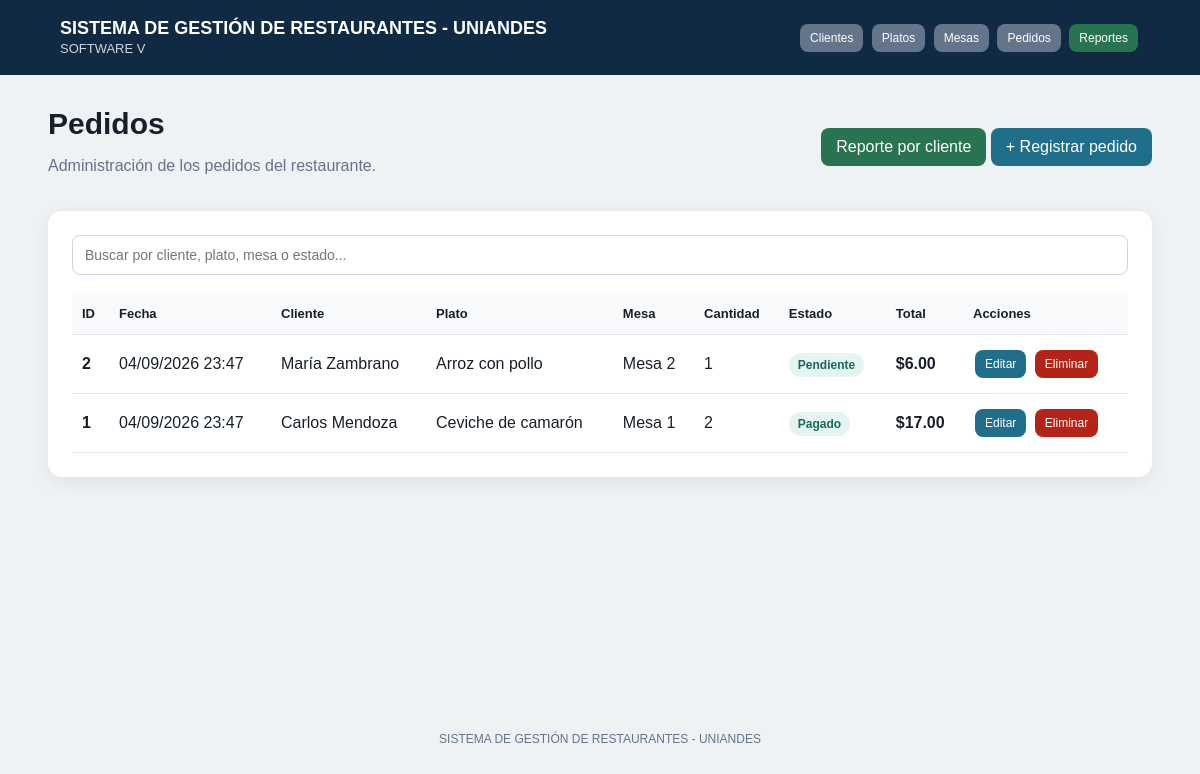
/index.php?controller=pedido, run on the app's committed database.
### tables this page shows
CREATE TABLE pedidos (
    id INT AUTO_INCREMENT PRIMARY KEY,
    cliente_id INT NOT NULL,
    plato_id INT NOT NULL,
    mesa_id INT NOT NULL,
    cantidad INT NOT NULL,
    precio_unitario DECIMAL(10,2) NOT NULL,
    total DECIMAL(10,2) NOT NULL,
    fecha DATETIME NOT NULL,
    estado VARCHAR(30) NOT NULL DEFAULT 'Pendiente',
    creado_en TIMESTAMP DEFAULT CURRENT_TIMESTAMP,
    CONSTRAINT fk_pedido_cliente FOREIGN KEY (cliente_id) REFERENCES clientes(id)
        ON UPDATE CASCADE ON DELETE RESTRICT,
    CONSTRAINT fk_pedido_plato FOREIGN KEY (plato_id) REFERENCES platos(id)
        ON UPDATE CASCADE ON DELETE RESTRICT,
    CONSTRAINT fk_pedido_mesa FOREIGN KEY (mesa_id) REFERENCES mesas(id)
        ON UPDATE CASCADE ON DELETE RESTRICT
);

CREATE TABLE platos (
    id INT AUTO_INCREMENT PRIMARY KEY,
    nombre VARCHAR(100) NOT NULL UNIQUE,
    descripcion VARCHAR(255) NULL,
    precio DECIMAL(10,2) NOT NULL,
    disponible TINYINT(1) NOT NULL DEFAULT 1,
    creado_en TIMESTAMP DEFAULT CURRENT_TIMESTAMP
);

CREATE TABLE mesas (
    id INT AUTO_INCREMENT PRIMARY KEY,
    numero INT NOT NULL UNIQUE,
    capacidad INT NOT NULL,
    estado VARCHAR(20) NOT NULL DEFAULT 'Disponible',
    creado_en TIMESTAMP DEFAULT CURRENT_TIMESTAMP
);

### app/core/Controller.php (called while the page is built, shortened)
<?php
class Controller {
    protected function view(string $view, array $data = []): void {
        extract($data);
        require __DIR__ . '/../views/' . $view . '.php';
    }
}

### app/controllers/PedidoController.php (called while the page is built, shortened)
<?php
require_once __DIR__ . '/../core/Controller.php';
require_once __DIR__ . '/../models/Pedido.php';
class PedidoController extends Controller {
    public function index(): void {
        $pedidos = (new Pedido())->all();
        $this->view('pedidos/index', compact('pedidos'));
    }
}

### app/core/Router.php (called while the page is built, shortened)
<?php
class Router {
    public function dispatch(): void {
        $action = $_GET['action'] ?? 'index';
        $controller = new $className();
        $controller->$action();
    }
}

### index.php (called while the page is built)
<?php
require_once __DIR__ . '/app/core/Router.php';
$router = new Router();
$router->dispatch();

### config/database.php (called while the page is built)
<?php
class Database {
    private string $host = 'localhost';
    private string $db = 'restaurante';
    private string $user = 'root';
    private string $pass = '';
    private ?PDO $conn = null;
    public function getConnection(): PDO {
        if ($this->conn === null) {
            $dsn = "mysql:host={$this->host};dbname={$this->db};charset=utf8mb4";
            $this->conn = new PDO($dsn, $this->user, $this->pass, [
                PDO::ATTR_ERRMODE => PDO::ERRMODE_EXCEPTION,
                PDO::ATTR_DEFAULT_FETCH_MODE => PDO::FETCH_ASSOC,
                PDO::ATTR_EMULATE_PREPARES => false
            ]);
        }
        return $this->conn;
    }
}

### app/models/Pedido.php (called while the page is built, shortened)
<?php
require_once __DIR__ . '/../../config/database.php';
class Pedido {
    private PDO $db;
    public function __construct() {
        $this->db = (new Database())->getConnection();
    }
    public function all(): array {
        $sql = "SELECT p.*, CONCAT(c.nombres, ' ', c.apellidos) AS cliente,
                       pl.nombre AS plato, m.numero AS mesa
                FROM pedidos p
                INNER JOIN clientes c ON c.id = p.cliente_id
                INNER JOIN platos pl ON pl.id = p.plato_id
                INNER JOIN mesas m ON m.id = p.mesa_id
                ORDER BY p.id DESC";
        return $this->db->query($sql)->fetchAll();
    }
}

### app/views/pedidos/index.php (the view, shortened to what this page needs)
<?php require __DIR__ . '/../layout/header.php'; ?>
<div class="hero">
    <div><h1>Pedidos</h1><p>Administración de los pedidos del restaurante.</p></div>
    <div>
        <a href="index.php?controller=reporte" class="btn report">Reporte por cliente</a>
        <a href="index.php?controller=pedido&action=crear" class="btn">+ Registrar pedido</a>
    </div>
</div>
<div class="card">
    <div class="search"><input id="buscar" type="text" placeholder="Buscar por cliente, plato, mesa o estado..."></div>
    <div class="table-wrap">
        <table id="tablaDatos">
            <thead>
                <tr><th>ID</th><th>Fecha</th><th>Cliente</th><th>Plato</th><th>Mesa</th><th>Cantidad</th><th>Estado</th><th>Total</th><th>Acciones</th></tr>
            </thead>
            <tbody>
            <?php foreach ($pedidos as $pedido): ?>
                <tr>
                    <td><b><?= $pedido['id'] ?></b></td>
                    <td><?= date('d/m/Y H:i', strtotime($pedido['fecha'])) ?></td>
                    <td><?= htmlspecialchars($pedido['cliente']) ?></td>
                    <td><?= htmlspecialchars($pedido['plato']) ?></td>
                    <td>Mesa <?= $pedido['mesa'] ?></td>
                    <td><?= $pedido['cantidad'] ?></td>
                    <td><span class="badge"><?= htmlspecialchars($pedido['estado']) ?></span></td>
                    <td><b>$<?= number_format($pedido['total'], 2) ?></b></td>
                    <td>
                        <a class="btn small" href="index.php?controller=pedido&action=editar&id=<?= $pedido['id'] ?>">Editar</a>
                        <a class="btn small danger" onclick="return confirm('¿Eliminar este pedido?')" href="index.php?controller=pedido&action=eliminar&id=<?= $pedido['id'] ?>">Eliminar</a>
                    </td>
                </tr>
            <?php endforeach; ?>
            </tbody>
        </table>
    </div>
</div>
<?php require __DIR__ . '/../layout/footer.php'; ?>

### app/views/layout/header.php (shortened to what this page needs)
<!doctype html>
<html lang="es">
<head>
    <link rel="stylesheet" href="public/css/app.css">
</head>
<body>
<header class="topbar">
    <div>
        <strong>SISTEMA DE GESTIÓN DE RESTAURANTES - UNIANDES</strong>
        <span>SOFTWARE V</span>
    </div>
    <nav>
        <a href="index.php?controller=cliente" class="btn secondary small">Clientes</a>
        <a href="index.php?controller=plato" class="btn secondary small">Platos</a>
        <a href="index.php?controller=mesa" class="btn secondary small">Mesas</a>
        <a href="index.php?controller=pedido" class="btn secondary small">Pedidos</a>
        <a href="index.php?controller=reporte" class="btn report small">Reportes</a>
    </nav>
</header>
<main class="container">

### app/views/layout/footer.php
</main>
<footer class="footer">SISTEMA DE GESTIÓN DE RESTAURANTES - UNIANDES</footer>
</body>
</html>

### public/css/app.css (style rules this page uses)
* { box-sizing: border-box; }
body { margin: 0; font-family: Arial, Helvetica, sans-serif; background: #eef2f5; color: #17202a; }
.topbar { background: #102a43; color: white; padding: 18px 5%; display: flex; align-items: center; justify-content: space-between; gap: 20px; }
.topbar strong { display: block; font-size: 18px; }
.topbar span { opacity: .8; font-size: 13px; }
.topbar nav { text-align: right; }
.container { width: 92%; max-width: 1250px; margin: 28px auto; min-height: 72vh; }
.hero { display: flex; justify-content: space-between; align-items: center; gap: 20px; margin-bottom: 20px; }
.hero h1 { margin: 4px 0; font-size: 30px; }
.hero p { color: #64748b; }
.card { background: #fff; border-radius: 14px; padding: 24px; box-shadow: 0 5px 18px rgba(15,23,42,.07); margin-bottom: 20px; }
.table-wrap { overflow-x: auto; }
table { width: 100%; border-collapse: collapse; }
th, td { padding: 13px 10px; border-bottom: 1px solid #e5e7eb; text-align: left; }
th { background: #f8fafc; font-size: 13px; }
.btn { display: inline-block; border: 0; border-radius: 8px; padding: 10px 15px; background: #1f6f8b; color: white; text-decoration: none; cursor: pointer; }
.btn.secondary { background: #64748b; }
.btn.danger { background: #b42318; }
.btn.report { background: #287451; }
.btn.small { padding: 7px 10px; font-size: 12px; margin: 2px; }
.badge { background: #e6f4f1; color: #176b5b; padding: 5px 9px; border-radius: 999px; font-size: 12px; font-weight: bold; }
.search input, input, select, textarea { width: 100%; padding: 11px 12px; border: 1px solid #cbd5e1; border-radius: 8px; font-size: 14px; background: white; }
.search { margin-bottom: 18px; }
.footer { text-align: center; padding: 25px; color: #64748b; font-size: 12px; }

### data on the page
pedidos: id "2", fecha "04/09/2026 23:47", cliente "María Zambrano", plato.nombre "Arroz con pollo", mesa.numero "2", cantidad "1", estado "Pendiente", total "6.00"
pedidos: id "1", fecha "04/09/2026 23:47", cliente "Carlos Mendoza", plato.nombre "Ceviche de camarón", mesa.numero "1", cantidad "2", estado "Pagado", total "17.00"
